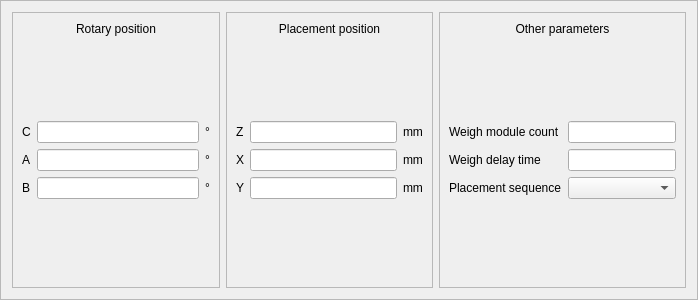
<?xml version="1.0" encoding="UTF-8"?>
<ui version="4.0">
 <class>PlacementWeighFrame</class>
 <widget class="QFrame" name="PlacementWeighFrame">
  <property name="geometry">
   <rect>
    <x>0</x>
    <y>0</y>
    <width>698</width>
    <height>300</height>
   </rect>
  </property>
  <property name="windowTitle">
   <string>Frame</string>
  </property>
  <property name="frameShape">
   <enum>QFrame::StyledPanel</enum>
  </property>
  <property name="frameShadow">
   <enum>QFrame::Raised</enum>
  </property>
  <layout class="QHBoxLayout" name="horizontalLayout">
   <item>
    <widget class="QFrame" name="frame">
     <property name="frameShape">
      <enum>QFrame::StyledPanel</enum>
     </property>
     <property name="frameShadow">
      <enum>QFrame::Raised</enum>
     </property>
     <layout class="QVBoxLayout" name="verticalLayout_3">
      <item>
       <widget class="QLabel" name="label">
        <property name="text">
         <string>Rotary position</string>
        </property>
        <property name="alignment">
         <set>Qt::AlignCenter</set>
        </property>
       </widget>
      </item>
      <item>
       <spacer name="verticalSpacer">
        <property name="orientation">
         <enum>Qt::Vertical</enum>
        </property>
        <property name="sizeHint" stdset="0">
         <size>
          <width>20</width>
          <height>75</height>
         </size>
        </property>
       </spacer>
      </item>
      <item>
       <layout class="QGridLayout" name="gridLayout">
        <item row="0" column="0">
         <widget class="QLabel" name="label_4">
          <property name="text">
           <string>C</string>
          </property>
         </widget>
        </item>
        <item row="0" column="1">
         <widget class="QLineEdit" name="cRotaryPositionLineEdit"/>
        </item>
        <item row="0" column="2">
         <widget class="QLabel" name="label_8">
          <property name="text">
           <string>°</string>
          </property>
         </widget>
        </item>
        <item row="1" column="0">
         <widget class="QLabel" name="label_5">
          <property name="text">
           <string>A</string>
          </property>
         </widget>
        </item>
        <item row="1" column="1">
         <widget class="QLineEdit" name="aRotaryPositionLineEdit"/>
        </item>
        <item row="1" column="2">
         <widget class="QLabel" name="label_9">
          <property name="text">
           <string>°</string>
          </property>
         </widget>
        </item>
        <item row="2" column="0">
         <widget class="QLabel" name="label_6">
          <property name="text">
           <string>B</string>
          </property>
         </widget>
        </item>
        <item row="2" column="1">
         <widget class="QLineEdit" name="bRotaryPositionLineEdit"/>
        </item>
        <item row="2" column="2">
         <widget class="QLabel" name="label_7">
          <property name="text">
           <string>°</string>
          </property>
         </widget>
        </item>
       </layout>
      </item>
      <item>
       <spacer name="verticalSpacer_2">
        <property name="orientation">
         <enum>Qt::Vertical</enum>
        </property>
        <property name="sizeHint" stdset="0">
         <size>
          <width>20</width>
          <height>75</height>
         </size>
        </property>
       </spacer>
      </item>
     </layout>
    </widget>
   </item>
   <item>
    <widget class="QFrame" name="frame_2">
     <property name="frameShape">
      <enum>QFrame::StyledPanel</enum>
     </property>
     <property name="frameShadow">
      <enum>QFrame::Raised</enum>
     </property>
     <layout class="QVBoxLayout" name="verticalLayout_2">
      <item>
       <widget class="QLabel" name="label_2">
        <property name="text">
         <string>Placement position</string>
        </property>
        <property name="alignment">
         <set>Qt::AlignCenter</set>
        </property>
       </widget>
      </item>
      <item>
       <spacer name="verticalSpacer_3">
        <property name="orientation">
         <enum>Qt::Vertical</enum>
        </property>
        <property name="sizeHint" stdset="0">
         <size>
          <width>20</width>
          <height>75</height>
         </size>
        </property>
       </spacer>
      </item>
      <item>
       <layout class="QGridLayout" name="gridLayout_2">
        <item row="0" column="0">
         <widget class="QLabel" name="label_10">
          <property name="text">
           <string>Z</string>
          </property>
         </widget>
        </item>
        <item row="0" column="1">
         <widget class="QLineEdit" name="zPlacementPositionLineEdit"/>
        </item>
        <item row="0" column="2">
         <widget class="QLabel" name="label_11">
          <property name="text">
           <string>mm</string>
          </property>
         </widget>
        </item>
        <item row="1" column="0">
         <widget class="QLabel" name="label_12">
          <property name="text">
           <string>X</string>
          </property>
         </widget>
        </item>
        <item row="1" column="1">
         <widget class="QLineEdit" name="xPlacementPositionLineEdit"/>
        </item>
        <item row="1" column="2">
         <widget class="QLabel" name="label_13">
          <property name="text">
           <string>mm</string>
          </property>
         </widget>
        </item>
        <item row="2" column="0">
         <widget class="QLabel" name="label_14">
          <property name="text">
           <string>Y</string>
          </property>
         </widget>
        </item>
        <item row="2" column="1">
         <widget class="QLineEdit" name="yPlacementPositionLineEdit"/>
        </item>
        <item row="2" column="2">
         <widget class="QLabel" name="label_15">
          <property name="text">
           <string>mm</string>
          </property>
         </widget>
        </item>
       </layout>
      </item>
      <item>
       <spacer name="verticalSpacer_4">
        <property name="orientation">
         <enum>Qt::Vertical</enum>
        </property>
        <property name="sizeHint" stdset="0">
         <size>
          <width>17</width>
          <height>75</height>
         </size>
        </property>
       </spacer>
      </item>
     </layout>
    </widget>
   </item>
   <item>
    <widget class="QFrame" name="frame_3">
     <property name="frameShape">
      <enum>QFrame::StyledPanel</enum>
     </property>
     <property name="frameShadow">
      <enum>QFrame::Raised</enum>
     </property>
     <layout class="QVBoxLayout" name="verticalLayout">
      <item>
       <widget class="QLabel" name="label_3">
        <property name="text">
         <string>Other parameters</string>
        </property>
        <property name="alignment">
         <set>Qt::AlignCenter</set>
        </property>
       </widget>
      </item>
      <item>
       <spacer name="verticalSpacer_5">
        <property name="orientation">
         <enum>Qt::Vertical</enum>
        </property>
        <property name="sizeHint" stdset="0">
         <size>
          <width>17</width>
          <height>101</height>
         </size>
        </property>
       </spacer>
      </item>
      <item>
       <layout class="QGridLayout" name="gridLayout_3">
        <item row="0" column="0">
         <widget class="QLabel" name="label_18">
          <property name="text">
           <string>Weigh module count</string>
          </property>
         </widget>
        </item>
        <item row="0" column="1">
         <widget class="QLineEdit" name="weighModuleCountLineEdit"/>
        </item>
        <item row="1" column="0">
         <widget class="QLabel" name="label_17">
          <property name="text">
           <string>Weigh delay time</string>
          </property>
         </widget>
        </item>
        <item row="1" column="1">
         <widget class="QLineEdit" name="weighDelayTimeLineEdit"/>
        </item>
        <item row="2" column="0">
         <widget class="QLabel" name="label_16">
          <property name="text">
           <string>Placement sequence</string>
          </property>
         </widget>
        </item>
        <item row="2" column="1">
         <widget class="QComboBox" name="placementSequenceComboBox"/>
        </item>
       </layout>
      </item>
      <item>
       <spacer name="verticalSpacer_6">
        <property name="orientation">
         <enum>Qt::Vertical</enum>
        </property>
        <property name="sizeHint" stdset="0">
         <size>
          <width>17</width>
          <height>101</height>
         </size>
        </property>
       </spacer>
      </item>
     </layout>
    </widget>
   </item>
  </layout>
 </widget>
 <resources/>
 <connections/>
</ui>
